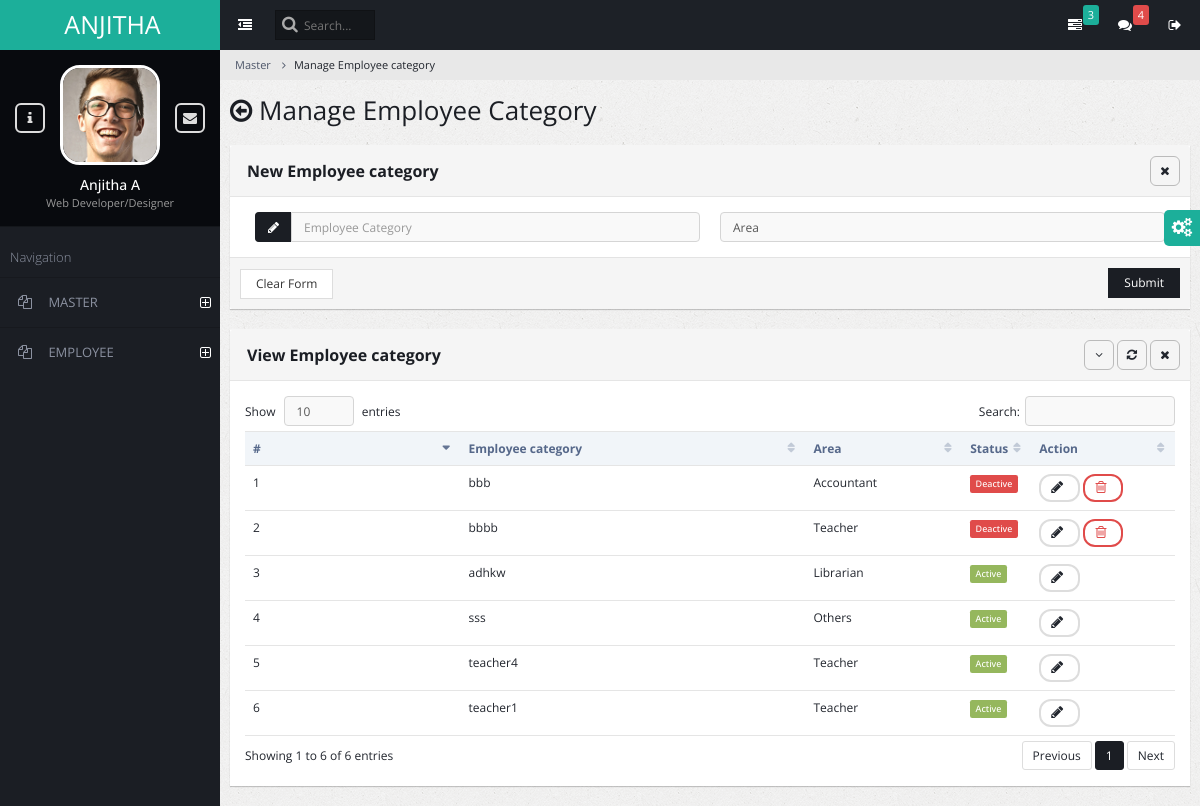
Screenshot of /adm_master_emp_cat_manage/ with the database file from the repository.
### admin_master/models.py (models this page shows)
class Employee_Category (models.Model):
    EMPLOYEE_CATEGORY_AREA=[
        (1,'Accountant'),
        (2,'Cafeteria'),
        (3,'Librarian'),
        (4,'Teacher'),
        (5,'Others'),
    ]
    ename= models.CharField(max_length=100)
    area= models.IntegerField(choices=EMPLOYEE_CATEGORY_AREA)
    status=models.BooleanField(default=True)

### admin_master/views.py (the view, shortened to what this page needs)
# urls.py: path('adm_master_emp_cat_manage/', views.adm_master_emp_cat_manage,name='adm_master_emp_cat_manage'),
def adm_master_emp_cat_manage(request):
    msg=""
    m=""
    emp_cat_details = Employee_Category.objects.all()
    return render(request, 'adm_master_emp_cat_manage.html', {'settings':settings,'danger': msg,'emp_cat_details':emp_cat_details ,'success':m})

### admin_master/templates/adm_master_emp_cat_manage.html (shortened to what this page needs)
{% extends "base.html" %}
{% block content  %}
{% load static %}
<ul class="breadcrumb">
    <li><a href="#">Master</a></li>
    <li class="active">Manage Employee category</li>
</ul>
<div class="page-title">
    <h2><span class="fa fa-arrow-circle-o-left"></span> Manage Employee Category</h2>
</div>
<div class="page-content-wrap">
    <div class="row">
        <div class="col-md-12">
         <form action="{% url "adm_master_emp_cat_manage" %}" method="post">
            <div class="panel panel-default">
                <div class="panel-heading">
                    <h4 class="panel-title"><strong>New Employee category</strong></h4>
                    <ul class="panel-controls">
                        <li><a href="#" class="panel-remove"><span class="fa fa-times"></span></a></li>
                    </ul>
                </div>
                <div class="panel-body">
                    <div class="col-md-6">
                        <div class="form-group">
                                <div class="input-group">
                                    <span class="input-group-addon"><span class="fa fa-pencil"></span></span>
                                    <input type="text" class="form-control" name="emp_cat" placeholder="Employee Category" required autofocus/>
                                </div>
                        </div>
                    </div>
                    <div class="col-md-6">
                            <select class="form-control " data-style="btn-success" name="emp_area">
                                <option>Area</option>
                            </select>
                    </div>
                </div>
                <div class="panel-footer">
                        <input type="reset" value="Clear Form" class="btn btn-default">
                        <button class="btn btn-primary pull-right">Submit</button>
                </div>
            </div>
          </form>
                <div class="panel panel-default">
                    <div class="panel-heading ui-draggable-handle">
                            <h3 class="panel-title"><strong>View Employee category</strong></h3>
                            <ul class="panel-controls">
                                <li><a href="#" class="panel-collapse"><span class="fa fa-angle-down"></span></a></li>
                                <li><a href="#" class="panel-refresh"><span class="fa fa-refresh"></span></a></li>
                                <li><a href="#" class="panel-remove"><span class="fa fa-times"></span></a></li>
                            </ul>
                        </div>
                    <div class="panel-body">
                        <table class="table datatable dataTable no-footer" id="DataTables_Table_0" role="grid" aria-describedby="DataTables_Table_0_info">
                            <thead>
                                <tr role="row"><th class="sorting_asc" tabindex="0" aria-controls="DataTables_Table_0" rowspan="1" colspan="1" aria-sort="ascending" aria-label="Name: activate to sort column ascending" style="width: 198px;">#</th><th class="sorting" tabindex="0" aria-controls="DataTables_Table_0" rowspan="1" colspan="1" aria-label="Position: activate to sort column ascending" style="width: 309px;">Employee category</th><th class="sorting" tabindex="0" aria-controls="DataTables_Table_0" rowspan="1" colspan="1" aria-label="Office: activate to sort column ascending" style="width: 148px;">Area</th><th class="sorting" tabindex="0" aria-controls="DataTables_Table_0" rowspan="1" colspan="1" aria-label="Age: activate to sort column ascending" style="width: 70px;">Status</th><th class="sorting" tabindex="0" aria-controls="DataTables_Table_0" rowspan="1" colspan="1" aria-label="Start date: activate to sort column ascending" style="width: 137px;">Action</th></tr>
                            </thead>
                            <tbody>
                                {% for i in emp_cat_details %}
                                <tr role="row" class="odd" id="trow">
                                <td class="sorting_1">{{forloop.counter}}</td>
                                <td>{{i.ename}}</td>
                                <td>{{i.get_area_display}}</td>
                                <td>
                                    {% if i.status %}
                                    <span class="label label-success">Active</span>
                                    {% else %}
                                    <span class="label label-danger">Deactive</span></td>
                                    {% endif %}
                                <td>
                                    <button class="btn btn-default btn-rounded btn-sm"  onclick="edit_emp_category({{i.id}})";><span id= "spinner{{i.id}}" class="fa fa-pencil"></span></button>
                                    {% if i.status == 0 %}
                                    <button class="btn btn-danger btn-rounded btn-sm" onclick="emp_delete_row({{i.id}});"><span class="fa fa-trash-o"></span></button>
                                    {% endif %}
                                </td>
                                </tr>
                                {% endfor %}
                            </tbody>
                        </table>
                    </div>
                </div>
                </div>
            </div>
        </div>
    </div>
</div>
</div>
{% endblock content %}

### admin_general/templates/base.html (shortened to what this page needs)
{% load static %}
<!DOCTYPE html>
<html lang="en">
    <head>
        <link rel="stylesheet" type="text/css" id="theme" href="{% static "css/theme-default.css" %}"  />
    </head>
    <body>
        <div class="page-container">
            <div class="page-sidebar">
                <ul class="x-navigation">
                    <li class="xn-logo">
                        <a href="index.html">ANJITHA</a>
                    </li>
                    <li class="xn-profile">
                        <div class="profile">
                            <div class="profile-image">
                                <img src="{% static "assets/images/users/avatar.jpg" %}" alt="John Doe"/>
                            </div>
                            <div class="profile-data">
                                <div class="profile-data-name">Anjitha A</div>
                                <div class="profile-data-title">Web Developer/Designer</div>
                            </div>
                            <div class="profile-controls">
                                <a href="pages-profile.html" class="profile-control-left"><span class="fa fa-info"></span></a>
                                <a href="pages-messages.html" class="profile-control-right"><span class="fa fa-envelope"></span></a>
                            </div>
                        </div>
                    </li>
                    <li class="xn-title">Navigation</li>
                    <li class="xn-openable">
                        <a href="#"><span class="fa fa-files-o"></span> <span class="xn-text">MASTER</span></a>
                    </li>
                    <li class="xn-openable">
                        <a href="#"><span class="fa fa-files-o"></span> <span class="xn-text">EMPLOYEE</span></a>
                    </li>
                </ul>
            </div>
            <div class="page-content">
                <ul class="x-navigation x-navigation-horizontal x-navigation-panel">
                    <li class="xn-icon-button">
                        <a href="#" class="x-navigation-minimize"><span class="fa fa-dedent"></span></a>
                    </li>
                    <li class="xn-search">
                        <form role="form">
                            <input type="text" name="search" placeholder="Search..."/>
                        </form>
                    </li>
                    <li class="xn-icon-button pull-right">
                        <a href="#" class="mb-control" data-box="#mb-signout"><span class="fa fa-sign-out"></span></a>
                    </li>
                    <li class="xn-icon-button pull-right">
                        <a href="#"><span class="fa fa-comments"></span></a>
                        <div class="informer informer-danger">4</div>
                    </li>
                    <li class="xn-icon-button pull-right">
                        <a href="#"><span class="fa fa-tasks"></span></a>
                        <div class="informer informer-warning">3</div>
                    </li>
                </ul>
                <div class="page-content-wrap">
                    {% block content  %}
                    {% endblock content %}
    </body>
</html>

### rows the page displays
Employee_Category: ename "bbb", area "Accountant", status "Deactive"
Employee_Category: ename "bbbb", area "Teacher", status "Deactive"
Employee_Category: ename "adhkw", area "Librarian", status "Active"
Employee_Category: ename "sss", area "Others", status "Active"
Employee_Category: ename "teacher4", area "Teacher", status "Active"
Employee_Category: ename "teacher1", area "Teacher", status "Active"
